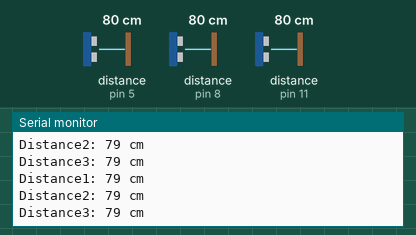
A sketch run on a simulated Arduino Uno, built with avr-gcc and run on an emulated ATmega328P. On the bench: the last lines printed to the serial monitor. Wiring (inferred from the names in the program): 3 × ultrasonic range finder: trigger pin 6, echo pin 5 / trigger pin 9, echo pin 8 / trigger pin 12, echo pin 11. Inputs (shaded band) come from the test bench; at power-on: distance to the obstacle (sensors on pin 5, pin 8, pin 11) 80 cm. The echo pulse lasts 58.3 µs per cm.

Above: at 1.8 s.
1.9 s: distance to the obstacle (sensor on pin 5) set to 2 cm
At 2.6 s:
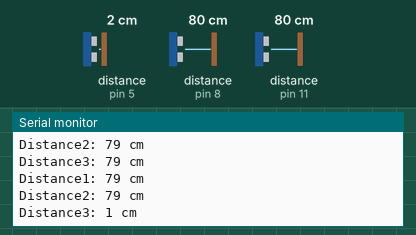
3.4 s: distance to the obstacle (sensor on pin 8) set to 2 cm
At 4.7 s:
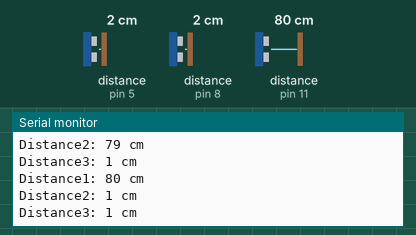
4.9 s: distance to the obstacle (sensor on pin 11) set to 2 cm
At 5.6 s:
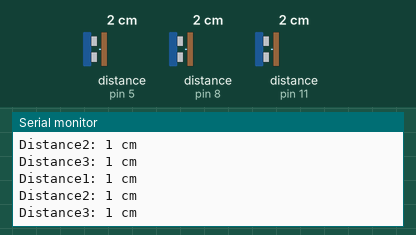
6.4 s: distance to the obstacle (sensor on pin 5) set to 4 cm
At 7.7 s:
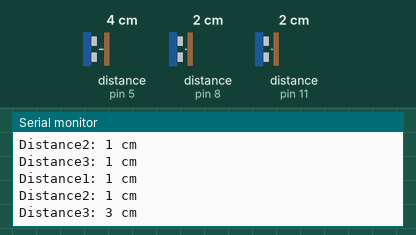
7.9 s: distance to the obstacle (sensor on pin 8) set to 4 cm
At 8.9 s:
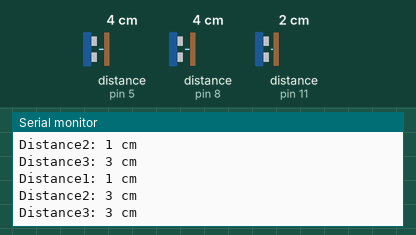
9.4 s: distance to the obstacle (sensor on pin 11) set to 4 cm
At 10.9 s:
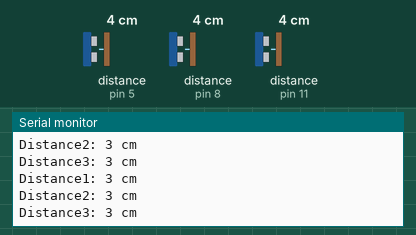
Timing chart, 0 to 11.9 s (numbered marks = the images above; inputs shaded):
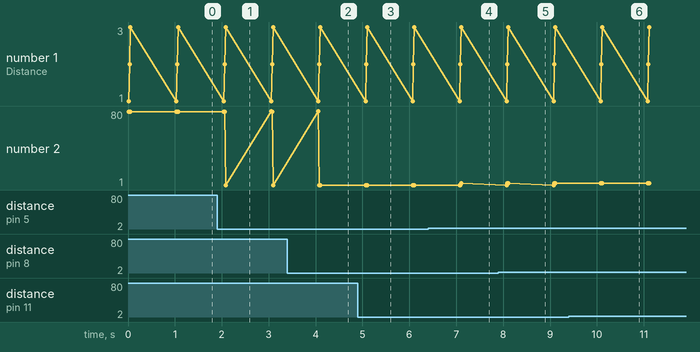

Measured:
- after the input at 1.9 s, the serial monitor: prints a new line after 0.18 s (image 1)
- after the input at 3.4 s, the serial monitor: prints a new line after 0.68 s (image 2)
- after the input at 4.9 s, the serial monitor: prints a new line after 0.17 s (image 3)
- after the input at 6.4 s, the serial monitor: prints a new line after 0.71 s (image 4)
- after the input at 7.9 s, the serial monitor: prints a new line after 0.19 s (image 5)
- after the input at 9.4 s, the serial monitor: prints a new line after 0.68 s (image 6)

The sketch:

UL_sensor.ino
```cpp
const byte trigPin1 = 12;  // 右邊超音波 觸發腳Trig
const byte echoPin1 = 11;  // 右邊超音波 接收腳 Echo
int distance1;             // 距離 cm

const byte trigPin2 = 9;  // 左邊超音波 觸發腳Trig
const byte echoPin2 = 8;  // 左邊超音波 接收腳 Echo
int distance2;            // 距離 cm

 const byte trigPin3 = 6;  // 左邊超音波 觸發腳Trig
 const byte echoPin3 = 5;  // 左邊超音波 接收腳 Echo
 int distance3;            // 距離 cm

unsigned long ping1() {
  digitalWrite(trigPin1, HIGH);  // 觸發腳位設定為高電位
  delayMicroseconds(10);         // 持續10微秒
  digitalWrite(trigPin1, LOW);
  return (pulseIn(echoPin1, HIGH) / 58.2);  // 換算成 cm 並傳回
}

unsigned long ping2() {
  digitalWrite(trigPin2, HIGH);  // 觸發腳位設定為高電位
  delayMicroseconds(10);         // 持續10微秒
  digitalWrite(trigPin2, LOW);
  return (pulseIn(echoPin2, HIGH) / 58.2);  // 換算成 cm 並傳回
}

 unsigned long ping3() {
   digitalWrite(trigPin3, HIGH);  // 觸發腳位設定為高電位
   delayMicroseconds(10);         // 持續10微秒
   digitalWrite(trigPin3, LOW);
   return (pulseIn(echoPin3, HIGH) / 58.2);  // 換算成 cm 並傳回
 }

void setup() {
  pinMode(trigPin1, OUTPUT);
  pinMode(echoPin1, INPUT);

  pinMode(trigPin2, OUTPUT);
  pinMode(echoPin2, INPUT);

   pinMode(trigPin3, OUTPUT);
   pinMode(echoPin3, INPUT);

  Serial.begin(9600);
}

void loop() {

  distance1 = ping1();  // 更新距離值
  distance2 = ping2();
  distance3 = ping3();


  Serial.print("Distance1: ");  // 輸出距離到串口
  Serial.print(distance1);
  Serial.println(" cm");
  Serial.print("Distance2: ");
  Serial.print(distance2);
  Serial.println(" cm");
  Serial.print("Distance3: ");
  Serial.print(distance3);
  Serial.println(" cm");

  delay(1000);  // 延遲1000毫秒再次測量距離
}
```
